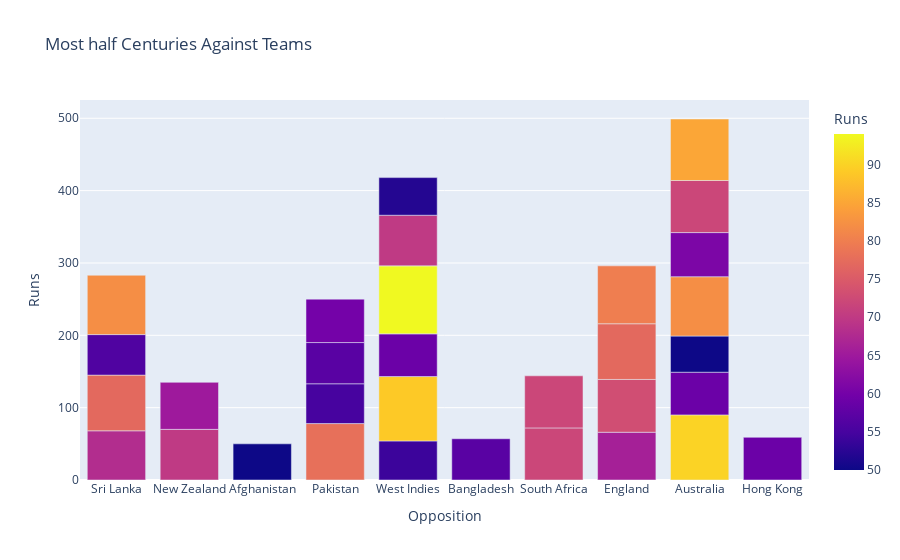

The cell this chart's notebook holds for it:
### Code cell
figure = px.bar(half_centuries, x=half_centuries["Opposition"], y = half_centuries["Runs"], 
                color = half_centuries["Runs"],
                title="Most half Centuries Against Teams")
figure.show()

### Figure 1 — Plotly figure (JSON) as saved in the notebook; plotly's stock layout.template omitted (floating-point values rounded to 4 significant figures)
{"data": [{"alignmentgroup": "True", "hovertemplate": "Opposition=%{x}<br>Runs=%{marker.color}<extra></extra>", "legendgroup": "", "marker": {"color": [68, 70, 50, 78, 54, 57, 72, 77, 66, 90, 59, 50, 56, 55, 82, 89, 82, 65, 61, 72, 59, 72, 94, 70, 85, 73, 77, 80, 57, 52, 59, 60], "coloraxis": "coloraxis", "pattern": {"shape": ""}}, "name": "", "offsetgroup": "", "orientation": "v", "showlegend": false, "textposition": "auto", "type": "bar", "x": ["Sri Lanka", "New Zealand", "Afghanistan", "Pakistan", "West Indies", "Bangladesh", "South Africa", "Sri Lanka", "England", "Australia", "Australia", "Australia", "Sri Lanka", "Pakistan", "Australia", "West Indies", "Sri Lanka", "New Zealand", "Australia", "Australia", "West Indies", "South Africa", "West Indies", "West Indies", "Australia", "England", "England", "England", "Pakistan", "West Indies", "Hong Kong", "Pakistan"], "xaxis": "x", "y": [68, 70, 50, 78, 54, 57, 72, 77, 66, 90, 59, 50, 56, 55, 82, 89, 82, 65, 61, 72, 59, 72, 94, 70, 85, 73, 77, 80, 57, 52, 59, 60], "yaxis": "y"}], "layout": {"barmode": "relative", "coloraxis": {"colorbar": {"title": {"text": "Runs"}}, "colorscale": [[0, "#0d0887"], [0.1111, "#46039f"], [0.2222, "#7201a8"], [0.3333, "#9c179e"], [0.4444, "#bd3786"], [0.5556, "#d8576b"], [0.6667, "#ed7953"], [0.7778, "#fb9f3a"], [0.8889, "#fdca26"], [1, "#f0f921"]]}, "legend": {"tracegroupgap": 0}, "title": {"text": "Most half Centuries Against Teams"}, "xaxis": {"anchor": "y", "domain": [0, 1], "title": {"text": "Opposition"}}, "yaxis": {"anchor": "x", "domain": [0, 1], "title": {"text": "Runs"}}}}
